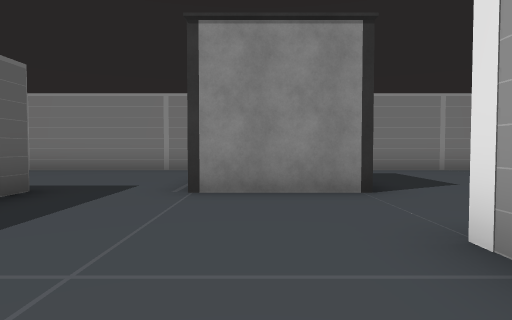
View 1 (above)

20 first-person views from a walk through a scene from a Unity 3-D project. The camera is 1.2 m above the floor, tilts 2° down and sees 75° across. The floor is counted in squares, 2 m on a side. Each view is taken from the middle of a square. On the plan, view 1 faces up. The plan holds only what a view shows up to about 10 squares ahead; the rest is blank. The place goes on beyond the plan. The player is left out. Some animated figures are not drawn. Door leaves are left out, so doorways stand open.

View 2
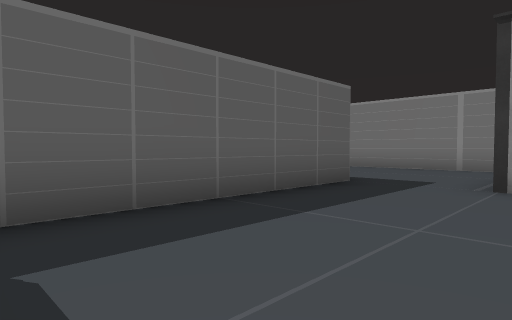

View 3
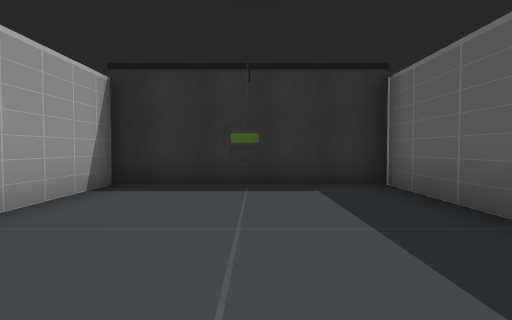

View 4
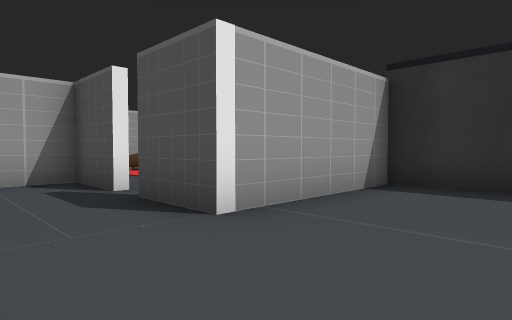

View 5
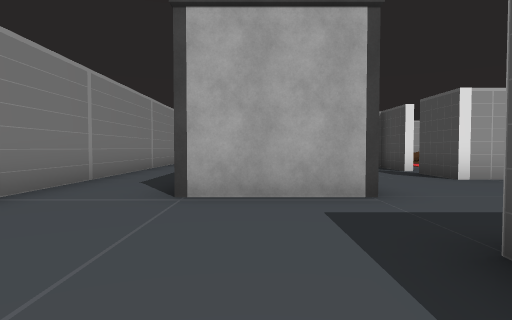

View 6
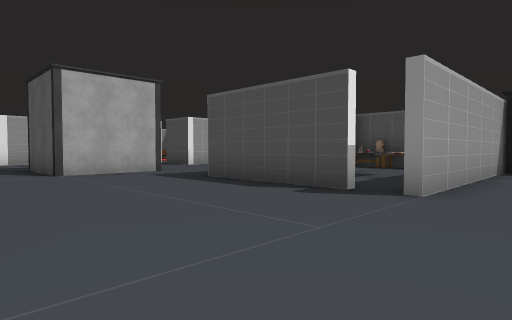

View 7
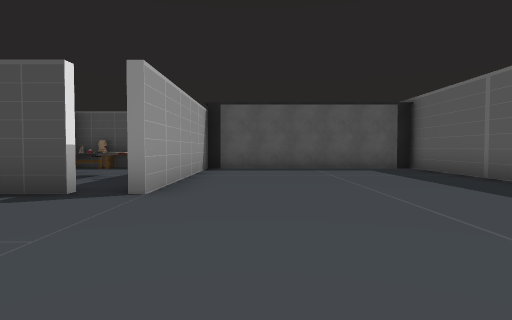

View 8
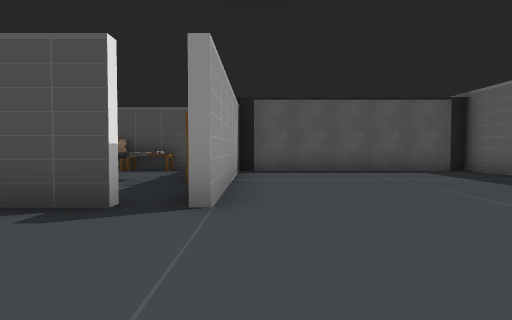

View 9
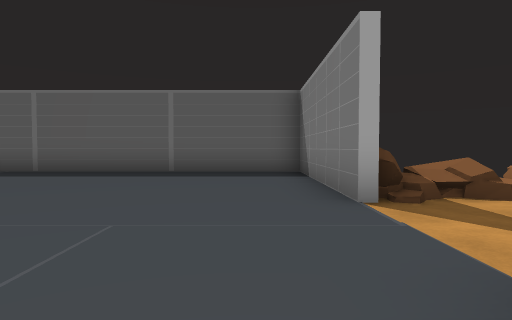

View 10
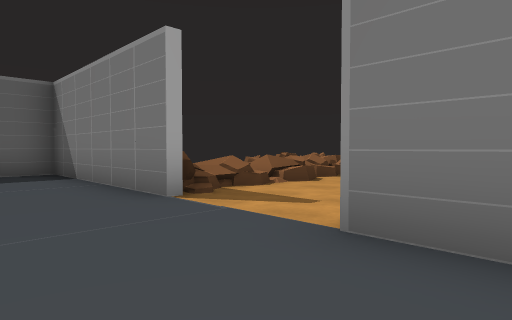

View 11
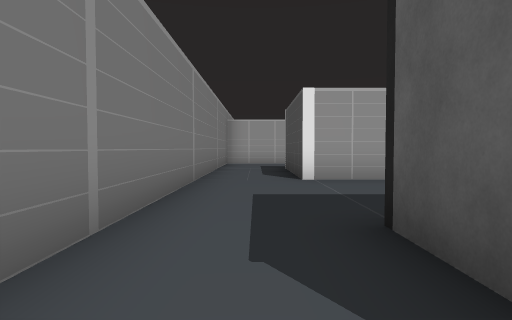

View 12
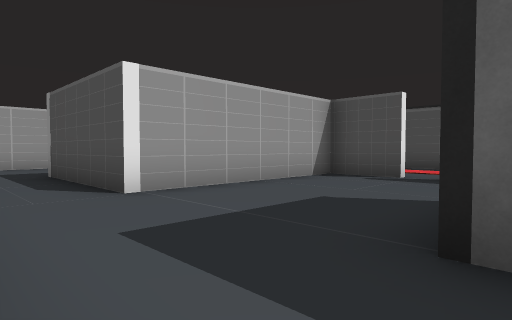

View 13
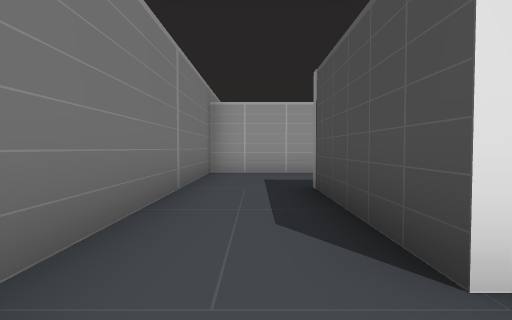

View 14
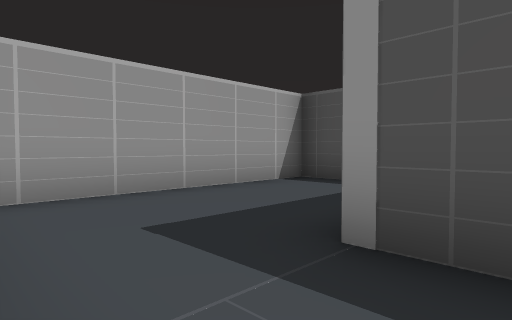

View 15
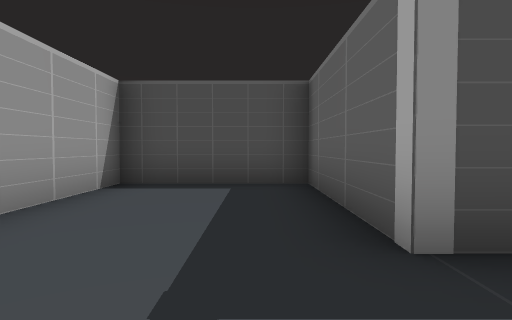

View 16
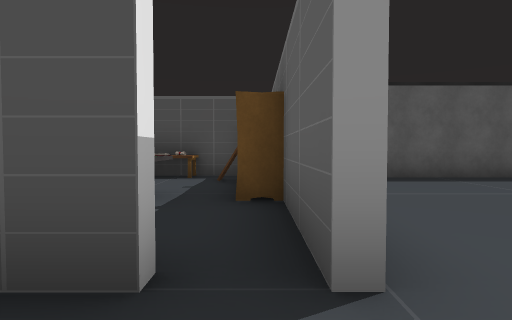

View 17
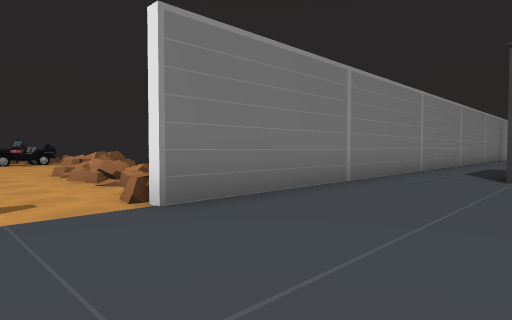

View 18
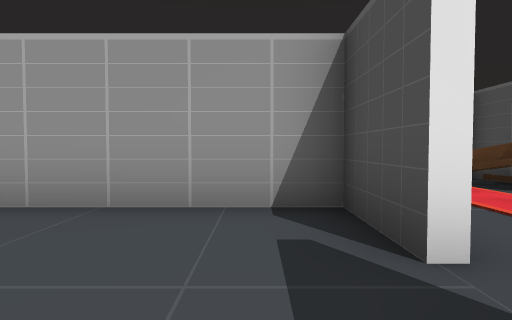

View 19
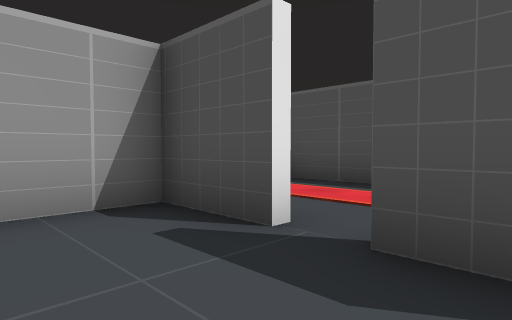

View 20
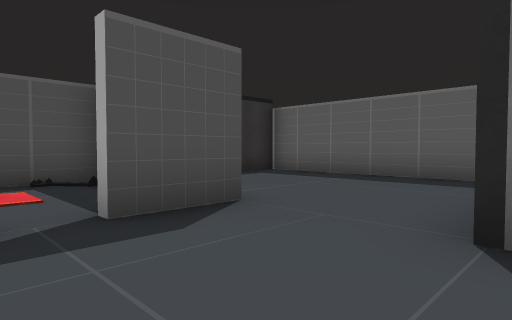

### Floor plan
Key: @ floor where view 1 was taken; # wall or solid block; x gap in a wall; . floor; D open door; = window, fence, low wall or low ledge; v drop or lower ground; B bench; T table; K books; L ladder.
Columns run from 14 left of view 1 to 13 right of it. Each row starts with its distance up from view 1.
 16        .. x
 15        ..=v
 14        ..v
 13     v=..xv
 12     v=..=
 11      x...v
 10  ####=..==#################
  9 #.....DD...................#
  8 #..........................#
  7 #............###....####...#
  6 #............###....#  #...#
  5 #......D####.###....#  #...#
  4 #......D#  #........   #...#
  3 #......#.  #........   #####
  2 #......K.. #....#DD#
  1 #......K.=##....#....
  0 #......L.# #..@.#.....B
 -1 ####### T###....#####B##
 -2        ########### #

Where each view was taken, in squares from view 1:
view 1: 0 up, 0 right, facing up
view 2: 1 down, 0 right, facing up-left
view 3: 4 up, 1 left, facing down
view 4: 4 up, 1 left, facing down-right
view 5: 6 up, 5 left, facing right
view 6: 9 up, 9 left, facing down-right
view 7: 9 up, 9 left, facing down
view 8: 8 up, 8 left, facing down
view 9: 8 up, 5 left, facing left
view 10: 7 up, 5 left, facing up-left
view 11: 8 up, 1 left, facing right
view 12: 9 up, 1 right, facing down-right
view 13: 8 up, 4 right, facing right
view 14: 9 up, 8 right, facing down-right
view 15: 9 up, 10 right, facing down
view 16: 6 up, 7 left, facing down
view 17: 6 up, 8 left, facing up-right
view 18: 3 up, 2 right, facing right
view 19: 4 up, 2 right, facing down-right
view 20: 5 up, 4 right, facing down-left
